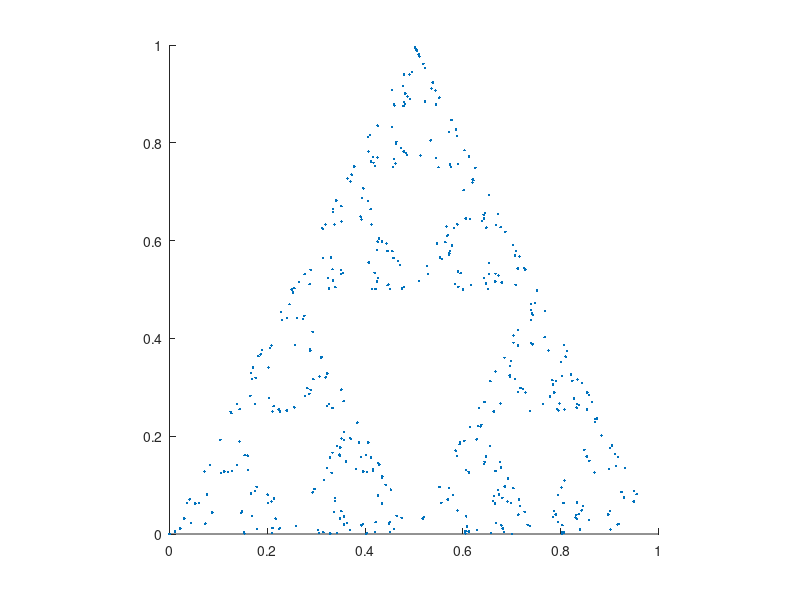

Write MATLAB code to recreate this figure.
% newdance.m
%
% Dancing on a triangle
%


% set up the graphics screen
axis('square');
axis([0 1 0 1]);
hold on;

npoints = 500;

corners = [ 0 1 .5; 0 0 1];

points = zeros(2,npoints);
choice = fix(3*rand(1,npoints)+1);

for k=2:npoints
	points(:,k) = (points(:,k-1) + corners(:,choice(k-1)))/2;
end;

plot(points(1,:),points(2,:),'.')
